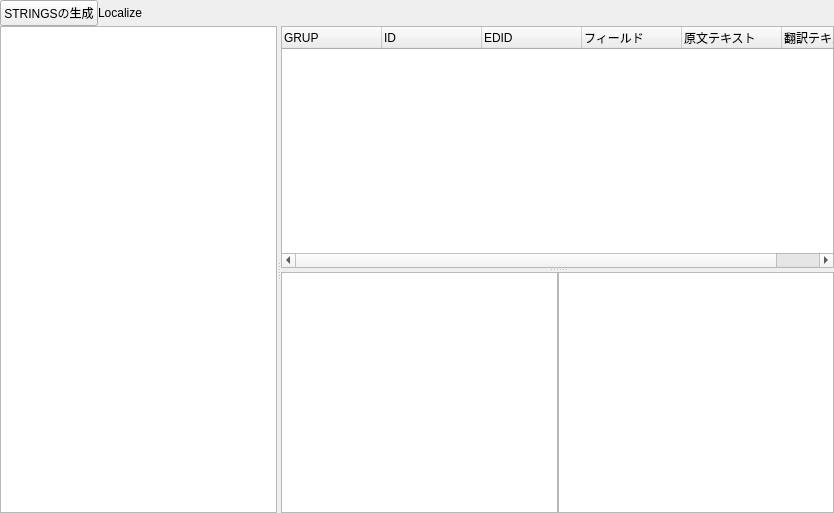
<?xml version="1.0" encoding="UTF-8"?>
<ui version="4.0">
 <class>UITranslator</class>
 <widget class="QWidget" name="UITranslator">
  <property name="geometry">
   <rect>
    <x>0</x>
    <y>0</y>
    <width>834</width>
    <height>513</height>
   </rect>
  </property>
  <property name="windowTitle">
   <string>Form</string>
  </property>
  <layout class="QVBoxLayout" name="verticalLayout">
   <property name="spacing">
    <number>0</number>
   </property>
   <property name="leftMargin">
    <number>0</number>
   </property>
   <property name="topMargin">
    <number>0</number>
   </property>
   <property name="rightMargin">
    <number>0</number>
   </property>
   <property name="bottomMargin">
    <number>0</number>
   </property>
   <item>
    <layout class="QHBoxLayout" name="horizontalLayout_2">
     <item>
      <widget class="QPushButton" name="button_makeStrings">
       <property name="text">
        <string>STRINGSの生成</string>
       </property>
      </widget>
     </item>
     <item alignment="Qt::AlignVCenter">
      <widget class="QLabel" name="label">
       <property name="sizePolicy">
        <sizepolicy hsizetype="Preferred" vsizetype="Minimum">
         <horstretch>0</horstretch>
         <verstretch>0</verstretch>
        </sizepolicy>
       </property>
       <property name="text">
        <string>Localize</string>
       </property>
      </widget>
     </item>
     <item>
      <spacer name="horizontalSpacer">
       <property name="orientation">
        <enum>Qt::Horizontal</enum>
       </property>
       <property name="sizeHint" stdset="0">
        <size>
         <width>40</width>
         <height>20</height>
        </size>
       </property>
      </spacer>
     </item>
    </layout>
   </item>
   <item>
    <widget class="QSplitter" name="splitter_2">
     <property name="sizePolicy">
      <sizepolicy hsizetype="Expanding" vsizetype="Expanding">
       <horstretch>0</horstretch>
       <verstretch>0</verstretch>
      </sizepolicy>
     </property>
     <property name="orientation">
      <enum>Qt::Horizontal</enum>
     </property>
     <widget class="HTreeWidget" name="treeWidget_L">
      <property name="rootIsDecorated">
       <bool>false</bool>
      </property>
      <property name="uniformRowHeights">
       <bool>true</bool>
      </property>
      <attribute name="headerVisible">
       <bool>false</bool>
      </attribute>
      <column>
       <property name="text">
        <string notr="true">1</string>
       </property>
      </column>
     </widget>
     <widget class="QSplitter" name="splitter">
      <property name="orientation">
       <enum>Qt::Vertical</enum>
      </property>
      <widget class="HTreeWidget" name="treeWidget_R">
       <property name="alternatingRowColors">
        <bool>true</bool>
       </property>
       <property name="rootIsDecorated">
        <bool>false</bool>
       </property>
       <property name="uniformRowHeights">
        <bool>true</bool>
       </property>
       <column>
        <property name="text">
         <string>GRUP</string>
        </property>
       </column>
       <column>
        <property name="text">
         <string>ID</string>
        </property>
       </column>
       <column>
        <property name="text">
         <string>EDID</string>
        </property>
       </column>
       <column>
        <property name="text">
         <string>フィールド</string>
        </property>
       </column>
       <column>
        <property name="text">
         <string>原文テキスト</string>
        </property>
       </column>
       <column>
        <property name="text">
         <string>翻訳テキスト</string>
        </property>
       </column>
      </widget>
      <widget class="QWidget" name="layoutWidget">
       <layout class="QHBoxLayout" name="horizontalLayout">
        <property name="spacing">
         <number>0</number>
        </property>
        <item>
         <widget class="QTextEdit" name="textEdit_2"/>
        </item>
        <item>
         <widget class="QTextEdit" name="textEdit"/>
        </item>
       </layout>
      </widget>
     </widget>
    </widget>
   </item>
  </layout>
 </widget>
 <customwidgets>
  <customwidget>
   <class>HTreeWidget</class>
   <extends>QTreeWidget</extends>
   <header>HTreeWidget.h</header>
  </customwidget>
 </customwidgets>
 <resources/>
 <connections/>
</ui>
